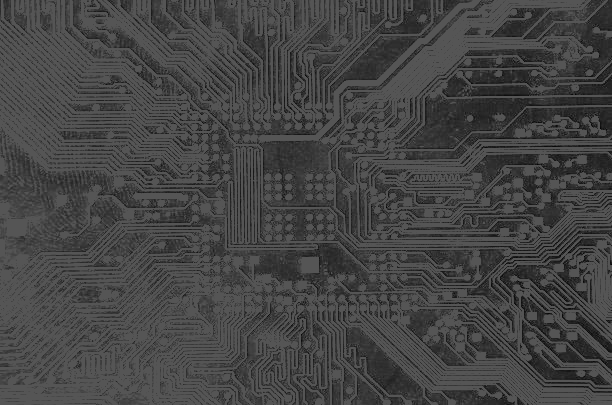
%> input picture edge_detection/circuit.tif, 612 x 405 px
$ octave edge_detection.m   (GNU Octave 9; MATLAB toolbox functions it lacks are replaced by stand-ins)
%> lines starting %> are read from the running program, lines starting %| are printed output that depends on the picture
% edge detection
% There are large of mathematical methods identifying some points in
% the image which image brightness change sharply, and these points represent
% a set of line segment termed edge

% The methods for edge detection are mainly grouped into two categories: search-based and zero-crossing based
% Search based
% The search based methods detect edges by first computing a measure of edge strength, usually a first-order derivation such as gradient magnitude, and then searching for local maxima of
% gradient magnitude using a computed estimated of the local direction of the edge, usually gradient direction
im = imread('circuit.tif');
%> im is the input picture: size 405x612 uint8; min 1, max 85, mean 68.4
% Prewitt
im_p = edge(im,'Prewitt');
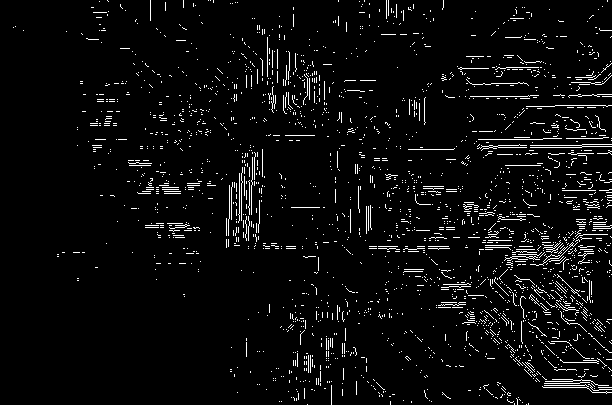
%> im_p: size 405x612 logical; 4.4% white in thin lines or dots
% Sobel
im_s = edge(im,'Sobel');
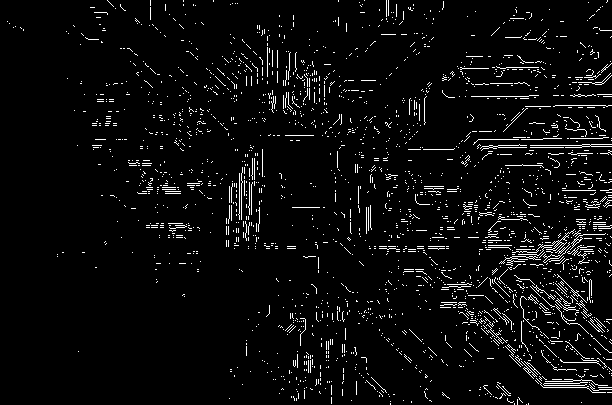
%> im_s: size 405x612 logical; 4.5% white in thin lines or dots
% Canny: may be the best method
im_c = edge(im,'Canny');
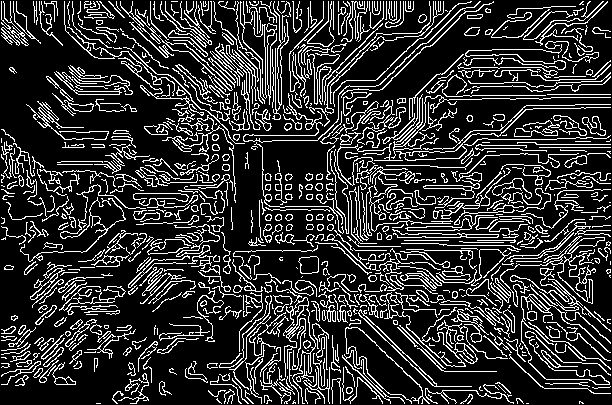
%> im_c: size 405x612 logical; 19.3% white in thin lines or dots

% zero-cross based
% this method searches for zero crossings in a second-order derivative expression computed from the image
% in order to find edges, usually the zero-crossings of the Laplacian or the zero-crossings of a non-linear
% differential expression.
% note: it is extremely sensitive to noise.
% Laplacian
% log_laplacian
